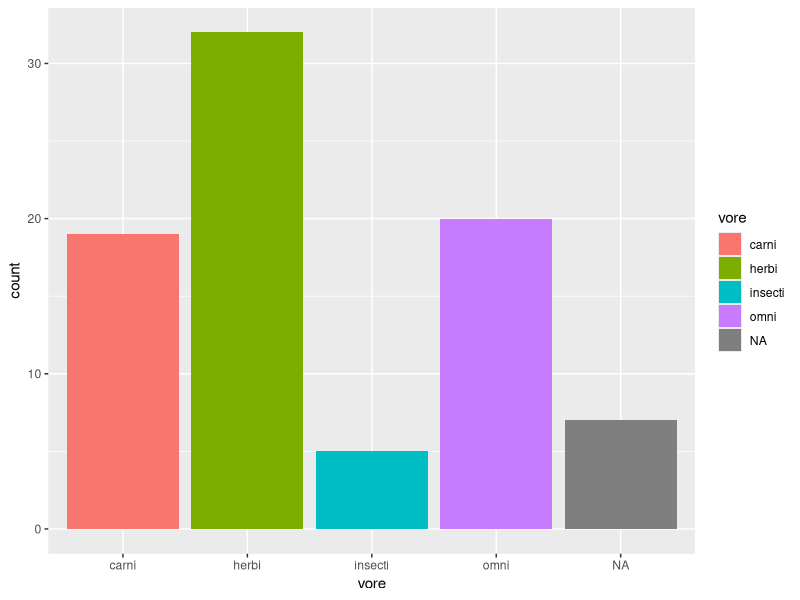
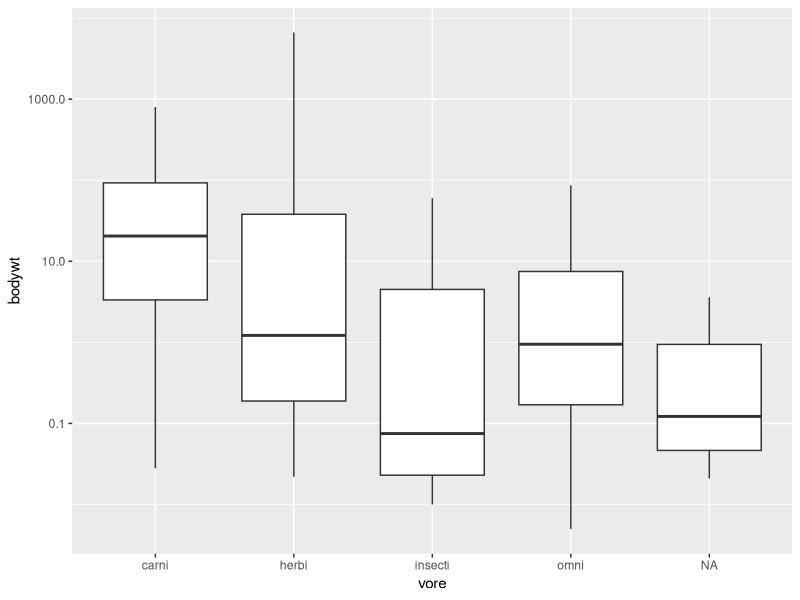

Write R code to recreate these figures, in order.
## ---- chunk 1
library("tidyverse")
options(scipen = 999) #disable scientific notation
## ---- chunk 2
glimpse(msleep)
## ---- chunk 3
?msleep
## ---- chunk 4
msleep <- msleep
## ---- chunk 5
names(msleep)
summary(msleep)
## ---- chunk 6
str(msleep)
## ---- chunk 7
names(msleep)
## ---- chunk 8
?msleep
## ---- chunk 9
ggplot(data=msleep,
       mapping=aes(x=vore))+
  geom_bar(mapping=aes(fill= vore))
## ---- chunk 10
summary(msleep$sleep_total)
## ---- chunk 11
##Average length of time that mammals sleeps is 10.43,based on the mean of sleep_total.
## ---- chunk 12
summary(msleep$bodywt)
## ---- chunk 13
names(msleep)
## ---- chunk 14
ggplot(data=msleep,
       mapping = aes(x=vore,y=bodywt))+
  geom_boxplot(mapping = aes(color = bodywt))+
  scale_y_log10()
